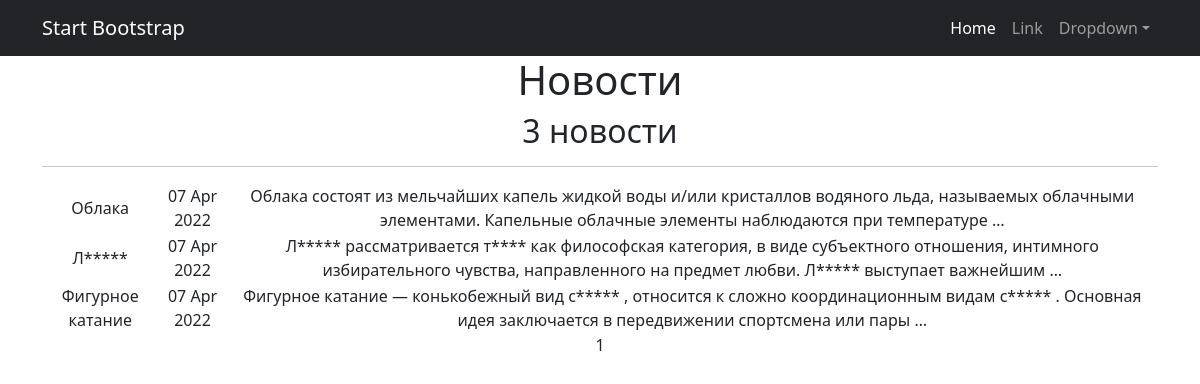
The page /news/ on the database as committed earlier.
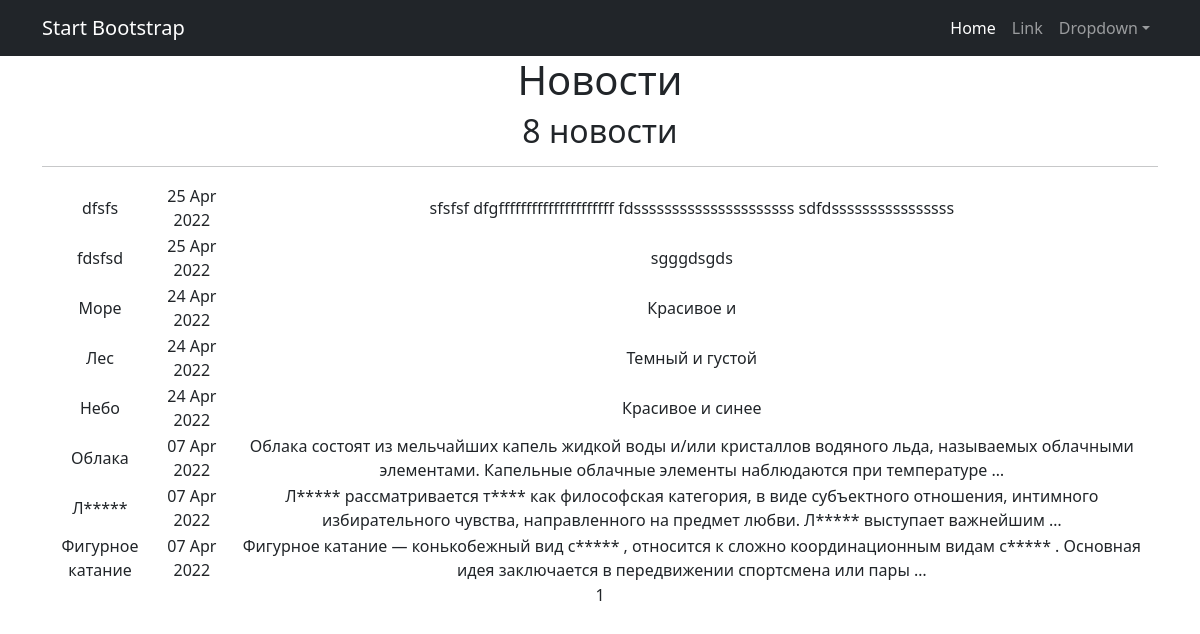
The same page on the database as committed later.
### NewsPortal/models.py (models this page shows, shortened)
class Post(models.Model):
    author = models.ForeignKey(Author, on_delete=models.CASCADE)
    position = models.CharField(max_length=3,
                                choices=content,
                                default=article)
    post_cat = models.ManyToManyField(Category, through='PostCategory')
    time_create = models.DateTimeField(auto_now_add=True)
    header = models.TextField()
    text = models.TextField()
    rating_content = models.IntegerField(default=0)

### NewsPortal/views.py (the view)
# urls.py: path('', NewsList.as_view(), name='new_list'),
class NewsList(ListView):
    model = Post
    ordering = '-time_create'
    template_name = 'flatpages/news.html'
    context_object_name = 'news'
    paginate_by = 10  # вот так мы можем указать количество записей на странице
    def get_context_data(self, **kwargs):
        context = super().get_context_data(**kwargs)
        context['time_create'] = datetime.utcnow()
        return context

### NewsPortal/templatetags/censor_filters.py (called while the page is built)
@register.filter()
def censor(word):
   if type(word) != str:
      return 'Неправильный тип данных'
   j = ''
   k = ''
   for i in word:
      if i.isalpha():
         j+= i
      else:
         if j.lower() in BanWords:
            k+= j[0] + ('*' * (len(j)-1)) + ' '
         else:
            k+= j
         j=''
         k+=i
   if j.lower() in BanWords:
      k += j[0] + ('*' * (len(j) - 1)) + ' '
   else:
      k += j
   return k

### templates/flatpages/news.html (shortened to what this page needs)
{% extends 'flatpages/default.html' %}
{% load censor_filters %}
{% block content %}
   <h1>Новости</h1>
   <h2>{{ news | length }} новости </h2>
   <hr>
       <table>
       {% for new in news %}
           <tr>
               <td>{{ new.header | censor }}</td>
               <td>{{ new.time_create|date:'d M Y' }}</td>
               <td>{{ new.text |truncatewords:20 | censor }}</td>
           </tr>
       {% endfor %}
       </table>
   {{ page_obj.number }}
{% endblock content %}

Rows that differ between the two databases and show on the page:
added Post: header|censor "dfsfs", time_create "25 Apr 2022", text|censor "sfsfsf dfgfffffffffffffffffffff fdsssssssssssssssssssss sdfdssssssssssssssss"
added Post: header|censor "fdsfsd", time_create "25 Apr 2022", text|censor "sgggdsgds"
added Post: header|censor "Море", time_create "24 Apr 2022", text|censor "Красивое и"
added Post: header|censor "Лес", time_create "24 Apr 2022", text|censor "Темный и густой"
added Post: header|censor "Небо", time_create "24 Apr 2022", text|censor "Красивое и синее"
Other text that changed with them:
{{ news | length }}: "3" → "8"
